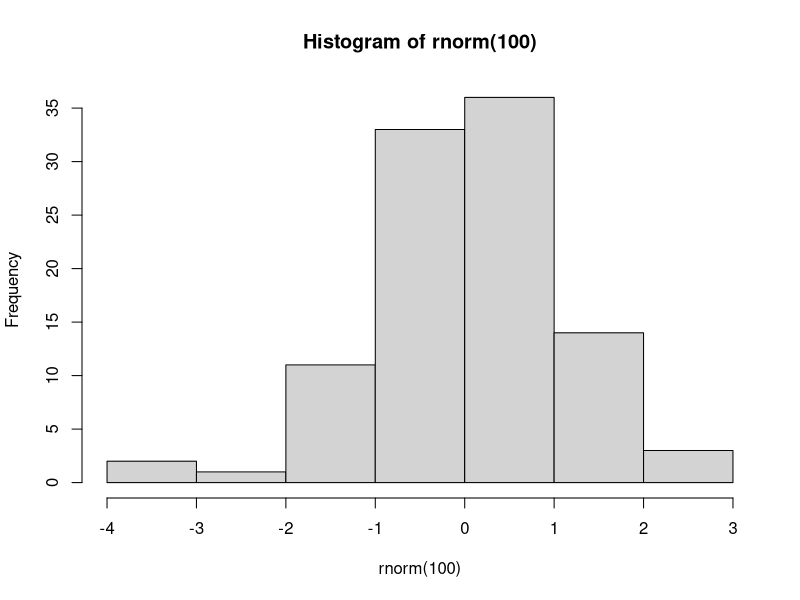

Here is the R script that generated this plot:
## ---- chunk 1
1 + 1
## ---- chunk 2
hist(rnorm(100))
